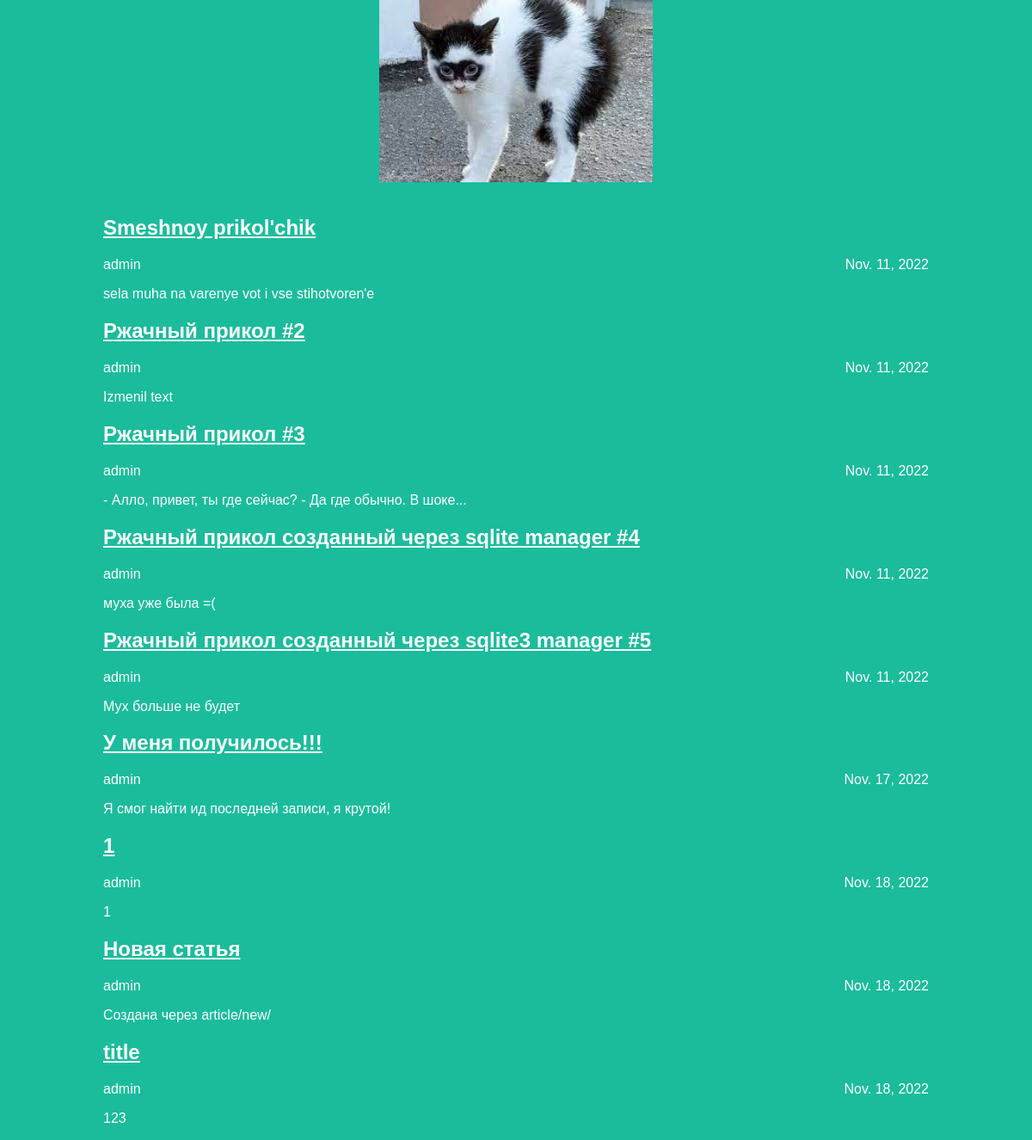
The app's page /articles/ with its own data.
### articles/models.py (models this page shows, shortened)
class Article(models.Model):
    title = models.CharField(max_length=200)
    author = models.ForeignKey(User, on_delete=models.CASCADE)
    text = models.TextField()
    created_date = models.DateField(auto_now_add=True)
    def get_excerpt(self):
        return self.text[:140] + "..." if len(self.text) > 140 else self.text

### articles/views.py (the view)
# urls.py: path('articles/', views.archive, name='archive'),
def archive(request):
    return render(request, 'archive.html', {"posts": Article.objects.all()})

### articles/templates/archive.html (shortened to what this page needs)
<!DOCTYPE html>
<html lang="en">
  <head>
    <link rel="stylesheet" href="../static/img/style.css" />
  </head>
  <body class="archive">
    <div class="header">
      <img src="../static/img/logo.jpg" />
    </div>
    <div class="archive">
      {% for post in posts %}
      <div class="one-post">
        <h2 class="post-title">
          <a href="article/{{post.id}}">{{ post.title }}</a>
        </h2>
        <div class="article-info">
          <div class="article-author">{{ post.author.username }}</div>
          <div class="article-created- date">{{ post.created_date }}</div>
        </div>
        <p class="article-text">{{ post.get_excerpt }}</p>
      </div>
      {% endfor %}
    </div>
  </body>
</html>

### articles/static/img/style.css (style rules this page uses)
body { width: 100%; margin: 0 auto; background: #1abc9c; font-family: Tahoma, Arial, sans-serif; color: #ffffff; }
.header img { display: block; width: 318px; margin: 0 auto; }
.archive { width: 960px; margin: 0 auto; }
a { color: #ffffff; }
.article-info { display: flex; justify-content: space-between; }
.article-author { text-align: left; }

### records on screen
Article: title "Smeshnoy prikol'chik", author.username "admin", created_date "Nov. 11, 2022", get_excerpt "sela muha na varenye vot i vse stihotvoren'e"
Article: title "Ржачный прикол #2", author.username "admin", created_date "Nov. 11, 2022", get_excerpt "Izmenil text"
Article: title "Ржачный прикол #3", author.username "admin", created_date "Nov. 11, 2022", get_excerpt "- Алло, привет, ты где сейчас? - Да где обычно. В шоке..."
Article: title "Ржачный прикол созданный через sqlite manager #4", author.username "admin", created_date "Nov. 11, 2022", get_excerpt "муха уже была =("
Article: title "Ржачный прикол созданный через sqlite3 manager #5", author.username "admin", created_date "Nov. 11, 2022", get_excerpt "Мух больше не будет"
Article: title "У меня получилось!!!", author.username "admin", created_date "Nov. 17, 2022", get_excerpt "Я смог найти ид последней записи, я крутой!"
Article: title "1", author.username "admin", created_date "Nov. 18, 2022", get_excerpt "1"
Article: title "Новая статья", author.username "admin", created_date "Nov. 18, 2022", get_excerpt "Создана через article/new/"
Article: title "title", author.username "admin", created_date "Nov. 18, 2022", get_excerpt "123"
